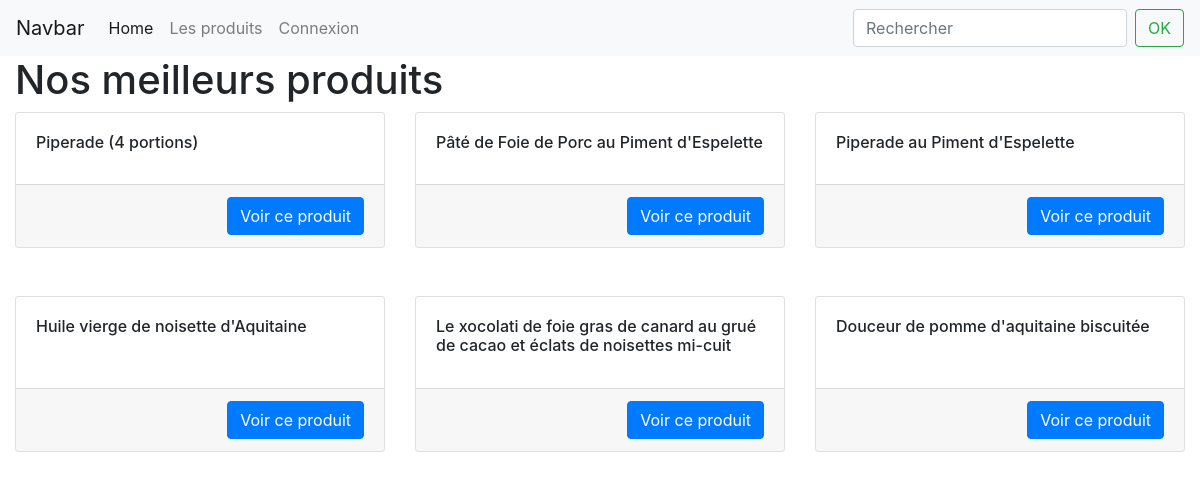
The page / on the database its author committed.
### tables this page shows
CREATE TABLE `products` (
  `id` int(11) unsigned NOT NULL AUTO_INCREMENT,
  `code` varchar(255) DEFAULT NULL,
  `name` varchar(255) DEFAULT NULL,
  `description` text,
  `quantity` varchar(255) DEFAULT NULL,
  `brands` varchar(255) DEFAULT NULL,
  `countries` varchar(255) DEFAULT NULL,
  `ingredients` text,
  `created_at` datetime DEFAULT NULL,
  `updated_at` datetime DEFAULT NULL,
  PRIMARY KEY (`id`)
);

### app/App.php (called while the page is built, shortened)
<?php
  require_once  '../app/Database.php';
  class App {
    private static $database;
    public static function getDb() {
      if(self::$database === null) {
        self::$database = new Database(self::DB_NAME, self::DB_HOST, self::DB_USER, self::DB_PASS, self::DB_PORT);
      }
      return self::$database;
    }
  }
?>

### app/Database.php (called while the page is built, shortened)
<?php
class Database {
  protected
    $host,
    $port,
    $base,
    $user,
    $pass,
    $pdo;
  public function __construct($base, $host = 'localhost', $user = 'root', $pass = 'root', $port = 8889) {
    $this->base = $base;
    $this->port = $port;
    $this->host = $host;
    $this->user = $user;
    $this->pass = $pass;
  }
  public function query($statement, $class_name, $one = false) {
    $query = $this->getPDO()->query($statement);
    $query->setFetchMode(PDO::FETCH_CLASS, $class_name);
    if($one) {
      $datas = $query->fetch();
    } else {
      $datas = $query->fetchAll();
    }
    return $datas;
  }
  private function getPDO() {
    if ($this->pdo === null) {
      $pdo = new PDO('mysql:dbname=' . $this->base . ';host=' . $this->host . ';port=' . $this->port, $this->user, $this->pass);
      $pdo->setAttribute(PDO::ATTR_ERRMODE, PDO::ERRMODE_EXCEPTION);
      $this->pdo = $pdo;
    }
    return $this->pdo;
  }
}
?>

### app/Product.php (called while the page is built, shortened)
<?php
  class Product {
    public static function findRandom(int $nbr) {
      return App::getDb()->query('SELECT * FROM products ORDER BY RAND() LIMIT ' . $nbr, 'Product');
    }
  }
?>

### pages/home.php (the view, shortened to what this page needs)
<?php
  require_once '../app/Product.php';
  $products = Product::findRandom(6);
?>
<div class="row">
  <div class="col">
    <div class="h1">Nos meilleurs produits</div>
  </div>
</div>
<div class="row row-cols-1 row-cols-md-3">
  <?php foreach($products as $product): ?>
  <div class="col mb-5">
    <div class="card h-100">
      <div class="card-body">
        <div class="card-title">
          <h6><?= $product->name; ?></h6>
        </div>
      </div>
      <div class="card-footer text-right">
      <a href="index.php?p=products.show&id=<?= $product->id; ?>" class="btn btn-primary">Voir ce produit</a>
      </div>
    </div>
  </div>
  <?php endforeach;?>
</div>

### public/index.php (shortened to what this page needs)
<?php
if(isset($_GET['p'])) {
  $page = $_GET['p'];
} else {
  $page = 'home';
}
require_once '../app/App.php';
switch($page) {
  case 'home':
    require '../pages/home.php';
    break;
}
$content = ob_get_clean();
require_once '../pages/templates/default.php';
?>

### pages/templates/default.php (shortened to what this page needs)
<!DOCTYPE html>
<html lang="en">
<head>
  <link rel="stylesheet" href="https://cdn.jsdelivr.net/npm/bootstrap@4.6.0/dist/css/bootstrap.min.css">
</head>
<body>
  <?php require_once '../pages/templates/header.php'; ?>
  <div class="container-fluid">
  <?php echo $content;?>
  </div>
</body>
</html>

### pages/templates/header.php (shortened to what this page needs)
<nav class="navbar navbar-expand-lg navbar-light bg-light">
  <a class="navbar-brand" href="#">Navbar</a>
  <div class="collapse navbar-collapse" id="navbarSupportedContent">
    <ul class="navbar-nav mr-auto">
      <li class="nav-item active">
        <a class="nav-link" href="/">Home <span class="sr-only">(current)</span></a>
      </li>
      <li class="nav-item">
        <a class="nav-link" href="?p=products.index">Les produits</a>
      </li>
      <li class="nav-item">
        <a class="nav-link" href="?p=users.login">Connexion</a>
      </li>
    </ul>
    <form class="form-inline my-2 my-lg-0" method="post" action="index.php?p=products.search">
      <input class="form-control mr-sm-2" name="search" type="search" placeholder="Rechercher" aria-label="Search">
      <button class="btn btn-outline-success my-2 my-sm-0" type="submit">OK</button>
    </form>
  </div>
</nav>

### rows shown on the page
products: name "Piperade (4 portions)"
products: name "Pâté de Foie de Porc au Piment d'Espelette"
products: name "Piperade au Piment d'Espelette"
products: name "Huile vierge de noisette d'Aquitaine"
products: name "Le xocolati de foie gras de canard au grué de cacao et éclats de noisettes mi-cuit"
products: name "Douceur de pomme d'aquitaine biscuitée"
